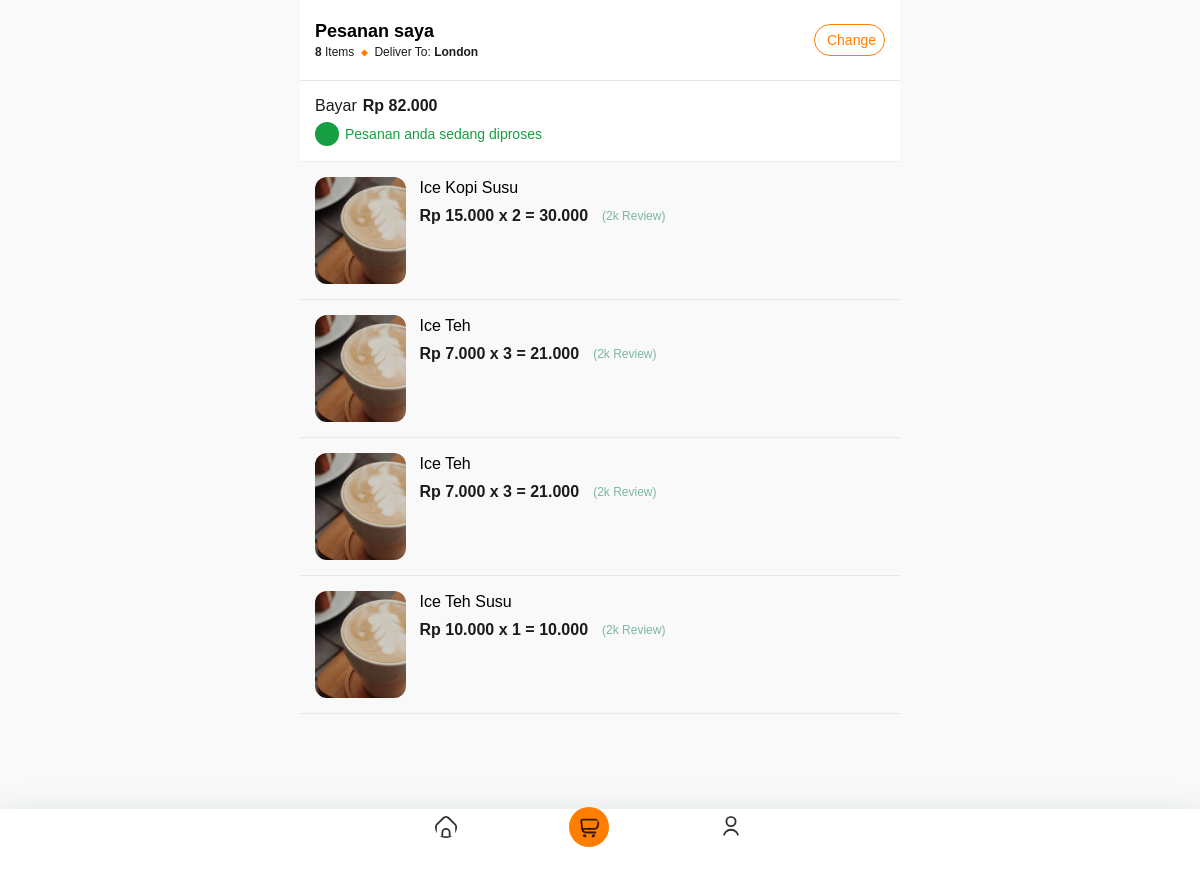
/pesanan (signed in), run on the app's committed database.
### app/models.py (models this page shows)
class Coffe(db.Model):
    id = db.Column(db.Integer, primary_key=True)
    nama = db.Column(db.String(42), index=True)
    harga = db.Column(db.Integer)
    rating = db.Column(db.Integer)

### app/routes.py (the view)
@app.route('/pesanan')
@login_required
def pesanan():
    data = {}
    bayar = 0
    curr_trx = Transaksi.query.filter_by(id_user=current_user.id, status="Diproses")
    for trx in curr_trx:
        data[trx.id] = {}
        data[trx.id]['date'] = trx.date
        data[trx.id]['status'] = trx.status
        data[trx.id]["menu"] = {}
        for menu in trx.menu():
            data[trx.id]['menu'][menu.id] = {}
            data[trx.id]['menu'][menu.id]['jumlah'] = menu.jumlah
            pesanan = menu.pesanan()
            data[trx.id]['menu'][menu.id]['nama'] = pesanan.nama
            data[trx.id]['menu'][menu.id]['harga'] = '{:,.0f}'.format(pesanan.harga).replace(',','.')
            data[trx.id]['menu'][menu.id]['total'] = '{:,.0f}'.format(menu.jumlah * pesanan.harga).replace(',','.')
            bayar += menu.jumlah * pesanan.harga
    bayar = '{:,.0f}'.format(bayar).replace(',','.')
    return render_template('cart.html', title='pesanan', data=data, bayar=bayar)

### app/models.py (called while the page is built)
@login.user_loader
def load_user(id):
    return Admin.query.get(int(id))

    def menu(self):
        return Transaksi_menu.query.filter_by(id_transaksi=self.id)

    def pesanan(self):
        return Coffe.query.filter_by(id=self.id_menu).first()

### app/templates/cart.html (shortened to what this page needs)
{% extends '_base.html' %}
{% block content %}
<body class="bg-light">
<div class="page-wrapper">
		<header class="header header-fixed border-bottom">
			<div class="header-content">
				<div class="left-content">
					<div class="dz-head-items">
						<h5 class="title mb-0">Pesanan saya</h5>
						<ul class="dz-meta">
							<li class="dz-item"><b>8</b> items</li>
							<li class="dz-item">Deliver to: <b>London</b></li>
						</ul>
					</div>
				</div>
				<div class="right-content">
					<a href="https://ombe.dexignzone.com/bootstrap/xhtml/add-delivery-address.html" class="icon btn btn-outline-primary btn-sm gap-1 p-2 rounded-xl">
						<span>Change</span>
					</a>
				</div>
			</div>
		</header>
	<main class="page-content space-top p-b40">
		<div class="container pt-0">
			<div class="dz-total-area bg-white">
				<ul class="total-prize">
					<li class="name">Bayar</li>
					<li class="prize">Rp {{ bayar }}</li>
				</ul>
				<div class="dz-text"><i class="feather icon-check"></i>Pesanan anda sedang diproses</div>
			</div>
			<div class="dz-flex-box p-b100">
				{% for isi in data %}
				{% for isi2 in data[isi]['menu'] %}
				<div class="dz-cart-list">
					<div class="dz-media">
						<img src="{{url_for('static', filename='/product1.jpg')}}" alt="">
					</div>
					<div class="dz-content">
						<h6 class="title"><a href="">{{ data[isi]['menu'][isi2]['nama'] }}</a></h6>
						<ul class="dz-meta">
							<li class="dz-price">Rp {{ data[isi]['menu'][isi2]['harga'] }} x {{ data[isi]['menu'][isi2]['jumlah'] }} = {{ data[isi]['menu'][isi2]['total'] }}</li>
							<li class="dz-review"><span>(2k Review)</span></li>
						</ul>
					</div>
				</div>
				{% endfor %}
				{% endfor %}
			</div>
		</div>
	</main>
	{% include '_footernav.html' %}
</div>
</body>
{% endblock %}

### data on the page
Coffe: nama "Ice Kopi Susu"
Coffe: nama "Ice Teh" "Ice Teh"
Coffe: nama "Ice Teh Susu"

### other printed values
{{ bayar }} "82.000"
{{ data[isi]['menu'][isi2]['harga'] }} "15.000" "7.000" "7.000" "10.000"
{{ data[isi]['menu'][isi2]['jumlah'] }} "2" "3" "3" "1"
{{ data[isi]['menu'][isi2]['total'] }} "30.000" "21.000" "21.000" "10.000"
